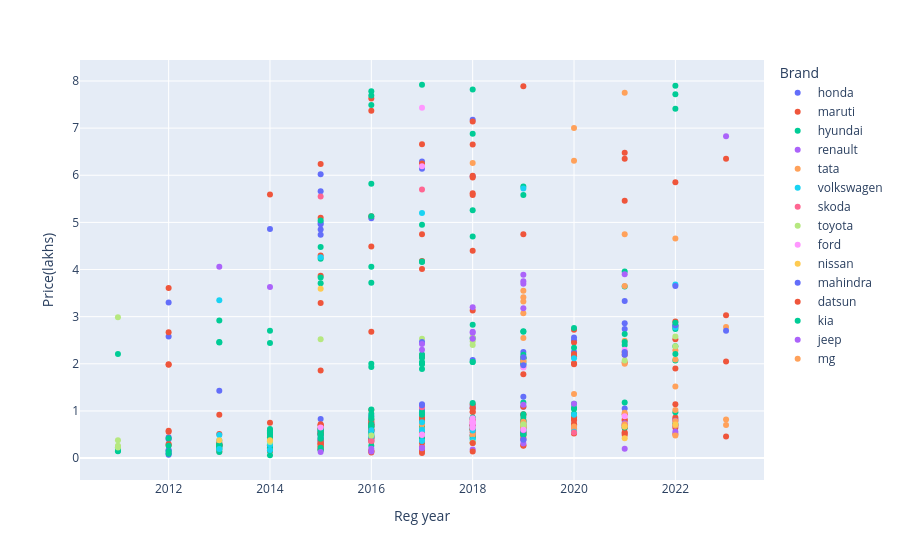

Notebook code for this chart:
### Markdown cell above
* **Reg Year (date time column) vs Price(Lakhs) (numeric continuous) vs Brand (categorical nominal)**

### Code cell
# Using Scatter Chart

px.scatter(data, x = "Reg year", y="Price(lakhs)", color="Brand")

### Figure 1 — Plotly figure (JSON) as saved in the notebook; plotly's stock layout.template omitted (floating-point values rounded to 4 significant figures; data arrays with more than 128 entries replaced by an {"elided": "..."} marker saying what was removed)
{"data": [{"hovertemplate": "Brand=honda<br>Reg year=%{x}<br>Price(lakhs)=%{y}<extra></extra>", "legendgroup": "honda", "marker": {"color": "#636efa", "symbol": "circle"}, "mode": "markers", "name": "honda", "orientation": "v", "showlegend": true, "type": "scatter", "x": [2015, 2015, 2015, 2015, 2015, 2018, 2018, 2018, 2017, 2015, 2015, 2019, 2015, 2012, 2012, 2016, 2017, 2016, 2012, 2019, 2012, 2015, 2015, 2016, 2015, 2012, 2014, 2019, 2021, 2015, 2018, 2015, 2019, 2018, 2013, 2020, 2015, 2017, 2018, 2017, 2017, 2012, 2018, 2017, 2019, 2020, 2015, 2012, 2015, 2015, 2018, 2015, 2017, 2020, 2015, 2016, 2021, 2016, 2016, 2017, 2017, 2014, 2016, 2014, 2012, 2017, 2021], "xaxis": "x", "y": [4.85, 5.66, 6.02, 0.39, 4.74, 0.84, 0.49, 7.18, 6.14, 5, 0.41, 2.25, 0.62, 0.16, 0.44, 0.7, 0.93, 5.09, 3.3, 0.67, 0.17, 4.96, 0.34, 0.9, 0.83, 0.4, 0.35, 1.09, 2.86, 0.52, 2.08, 0.57, 1.99, 5.98, 1.43, 2.25, 0.46, 0.5, 1.11, 0.81, 1.14, 0.1, 1.06, 0.77, 0.4, 2.5, 0.37, 0.07, 0.56, 0.63, 0.69, 0.51, 0.84, 2.15, 0.5, 0.38, 3.33, 0.75, 0.567, 0.85, 1.02, 0.26, 0.6, 4.86, 2.58, 6.29, 1.05], "yaxis": "y"}, {"hovertemplate": "Brand=maruti<br>Reg year=%{x}<br>Price(lakhs)=%{y}<extra></extra>", "legendgroup": "maruti", "marker": {"color": "#EF553B", "symbol": "circle"}, "mode": "markers", "name": "maruti", "orientation": "v", "showlegend": true, "type": "scatter", "x": {"elided": "209 int values"}, "xaxis": "x", "y": {"elided": "209 float values"}, "yaxis": "y"}, {"hovertemplate": "Brand=hyundai<br>Reg year=%{x}<br>Price(lakhs)=%{y}<extra></extra>", "legendgroup": "hyundai", "marker": {"color": "#00cc96", "symbol": "circle"}, "mode": "markers", "name": "hyundai", "orientation": "v", "showlegend": true, "type": "scatter", "x": {"elided": "145 int values"}, "xaxis": "x", "y": {"elided": "145 float values"}, "yaxis": "y"}, {"hovertemplate": "Brand=renault<br>Reg year=%{x}<br>Price(lakhs)=%{y}<extra></extra>", "legendgroup": "renault", "marker": {"color": "#ab63fa", "symbol": "circle"}, "mode": "markers", "name": "renault", "orientation": "v", "showlegend": true, "type": "scatter", "x": [2015, 2023, 2022, 2017, 2020, 2019, 2016, 2021, 2018, 2014, 2022, 2016, 2019, 2022, 2013, 2021, 2019, 2019, 2019, 2017, 2020, 2020, 2018], "xaxis": "x", "y": [0.13, 6.83, 0.69, 0.21, 0.63, 1.13, 0.14, 0.2, 0.18, 3.63, 0.79, 0.2, 0.38, 0.56, 4.06, 0.74, 3.89, 0.31, 0.59, 0.22, 1.15, 0.58, 0.7015], "yaxis": "y"}, {"hovertemplate": "Brand=tata<br>Reg year=%{x}<br>Price(lakhs)=%{y}<extra></extra>", "legendgroup": "tata", "marker": {"color": "#FFA15A", "symbol": "circle"}, "mode": "markers", "name": "tata", "orientation": "v", "showlegend": true, "type": "scatter", "x": [2019, 2019, 2022, 2020, 2018, 2020, 2019, 2022, 2019, 2017, 2022, 2022, 2019, 2021, 2021, 2020, 2021, 2019, 2019, 2023, 2022, 2018, 2022, 2019, 2021, 2020, 2021, 2023, 2019, 2021, 2018, 2021, 2023, 2020, 2017, 2017, 2019, 2022, 2019, 2022], "xaxis": "x", "y": [0.7, 2.55, 2.09, 7, 0.65, 1.36, 3.32, 1.52, 2.05, 0.61, 1.02, 4.66, 3.07, 0.96, 7.75, 0.67, 2.49, 2.13, 1.93, 0.82, 2.29, 0.49, 0.48, 0.77, 0.72, 0.61, 0.67, 0.7, 0.66, 2, 6.26, 4.75, 2.78, 6.31, 0.71, 0.6, 0.73, 0.78, 0.65, 0.69], "yaxis": "y"}, {"hovertemplate": "Brand=volkswagen<br>Reg year=%{x}<br>Price(lakhs)=%{y}<extra></extra>", "legendgroup": "volkswagen", "marker": {"color": "#19d3f3", "symbol": "circle"}, "mode": "markers", "name": "volkswagen", "orientation": "v", "showlegend": true, "type": "scatter", "x": [2019, 2016, 2014, 2013, 2013, 2020, 2016, 2020, 2016, 2015, 2018, 2022, 2017, 2014, 2013, 2020, 2022, 2017, 2017, 2017, 2016, 2014, 2018, 2017, 2013, 2018, 2022], "xaxis": "x", "y": [5.72, 0.472, 0.172, 0.49, 3.35, 0.56, 0.45, 2.12, 0.59, 4.26, 0.586, 3.68, 0.6, 0.29, 0.19, 0.92, 2.77, 0.36, 0.59, 0.76, 0.46, 0.29, 0.39, 5.2, 0.38, 0.64, 2.81], "yaxis": "y"}, {"hovertemplate": "Brand=skoda<br>Reg year=%{x}<br>Price(lakhs)=%{y}<extra></extra>", "legendgroup": "skoda", "marker": {"color": "#FF6692", "symbol": "circle"}, "mode": "markers", "name": "skoda", "orientation": "v", "showlegend": true, "type": "scatter", "x": [2015, 2017, 2017, 2020, 2016, 2018], "xaxis": "x", "y": [5.55, 5.7, 1.08, 0.54, 0.36, 0.73], "yaxis": "y"}, {"hovertemplate": "Brand=toyota<br>Reg year=%{x}<br>Price(lakhs)=%{y}<extra></extra>", "legendgroup": "toyota", "marker": {"color": "#B6E880", "symbol": "circle"}, "mode": "markers", "name": "toyota", "orientation": "v", "showlegend": true, "type": "scatter", "x": [2011, 2015, 2018, 2018, 2018, 2011, 2016, 2011, 2011, 2017, 2021, 2019, 2014, 2018, 2011, 2019, 2022, 2022], "xaxis": "x", "y": [0.24, 2.52, 2.4, 0.33, 2.48, 0.26, 0.48, 2.99, 0.38, 2.53, 2.07, 0.72, 0.34, 2.56, 0.222, 0.69, 2.58, 2.37], "yaxis": "y"}, {"hovertemplate": "Brand=ford<br>Reg year=%{x}<br>Price(lakhs)=%{y}<extra></extra>", "legendgroup": "ford", "marker": {"color": "#FF97FF", "symbol": "circle"}, "mode": "markers", "name": "ford", "orientation": "v", "showlegend": true, "type": "scatter", "x": [2018, 2017, 2017, 2018, 2021, 2017, 2019, 2019, 2018, 2018, 2021, 2018, 2015, 2018, 2017, 2018], "xaxis": "x", "y": [0.646, 7.43, 6.19, 0.78, 2.3, 0.5, 0.6, 1.92, 0.74, 0.74, 0.89, 0.66, 0.65, 0.845, 0.49, 0.76], "yaxis": "y"}, {"hovertemplate": "Brand=nissan<br>Reg year=%{x}<br>Price(lakhs)=%{y}<extra></extra>", "legendgroup": "nissan", "marker": {"color": "#FECB52", "symbol": "circle"}, "mode": "markers", "name": "nissan", "orientation": "v", "showlegend": true, "type": "scatter", "x": [2021, 2021, 2014, 2013, 2022, 2015], "xaxis": "x", "y": [0.42, 0.67, 0.38, 0.38, 0.71, 3.59], "yaxis": "y"}, {"hovertemplate": "Brand=mahindra<br>Reg year=%{x}<br>Price(lakhs)=%{y}<extra></extra>", "legendgroup": "mahindra", "marker": {"color": "#636efa", "symbol": "circle"}, "mode": "markers", "name": "mahindra", "orientation": "v", "showlegend": true, "type": "scatter", "x": [2019, 2022, 2020, 2021, 2017, 2019, 2021, 2022, 2019, 2023, 2021, 2017, 2019], "xaxis": "x", "y": [0.39, 3.65, 2.56, 2.74, 2.46, 1.97, 2.25, 2.82, 1.3, 2.7, 2.19, 1.12, 2.14], "yaxis": "y"}, {"hovertemplate": "Brand=datsun<br>Reg year=%{x}<br>Price(lakhs)=%{y}<extra></extra>", "legendgroup": "datsun", "marker": {"color": "#EF553B", "symbol": "circle"}, "mode": "markers", "name": "datsun", "orientation": "v", "showlegend": true, "type": "scatter", "x": [2018, 2018, 2015, 2018], "xaxis": "x", "y": [0.14, 3.13, 1.86, 0.32], "yaxis": "y"}, {"hovertemplate": "Brand=kia<br>Reg year=%{x}<br>Price(lakhs)=%{y}<extra></extra>", "legendgroup": "kia", "marker": {"color": "#00cc96", "symbol": "circle"}, "mode": "markers", "name": "kia", "orientation": "v", "showlegend": true, "type": "scatter", "x": [2021, 2022, 2021, 2020, 2022, 2020], "xaxis": "x", "y": [2.46, 2.87, 2.63, 2.34, 2.21, 2.76], "yaxis": "y"}, {"hovertemplate": "Brand=jeep<br>Reg year=%{x}<br>Price(lakhs)=%{y}<extra></extra>", "legendgroup": "jeep", "marker": {"color": "#ab63fa", "symbol": "circle"}, "mode": "markers", "name": "jeep", "orientation": "v", "showlegend": true, "type": "scatter", "x": [2017, 2017, 2018, 2019, 2018, 2021, 2018, 2018, 2019, 2019], "xaxis": "x", "y": [2.3, 2.42, 2.53, 3.75, 3.2, 3.9, 2.66, 2.68, 3.7, 3.18], "yaxis": "y"}, {"hovertemplate": "Brand=mg<br>Reg year=%{x}<br>Price(lakhs)=%{y}<extra></extra>", "legendgroup": "mg", "marker": {"color": "#FFA15A", "symbol": "circle"}, "mode": "markers", "name": "mg", "orientation": "v", "showlegend": true, "type": "scatter", "x": [2019, 2021, 2019], "xaxis": "x", "y": [3.41, 3.65, 3.55], "yaxis": "y"}], "layout": {"legend": {"title": {"text": "Brand"}, "tracegroupgap": 0}, "margin": {"t": 60}, "xaxis": {"anchor": "y", "domain": [0, 1], "title": {"text": "Reg year"}}, "yaxis": {"anchor": "x", "domain": [0, 1], "title": {"text": "Price(lakhs)"}}}}
